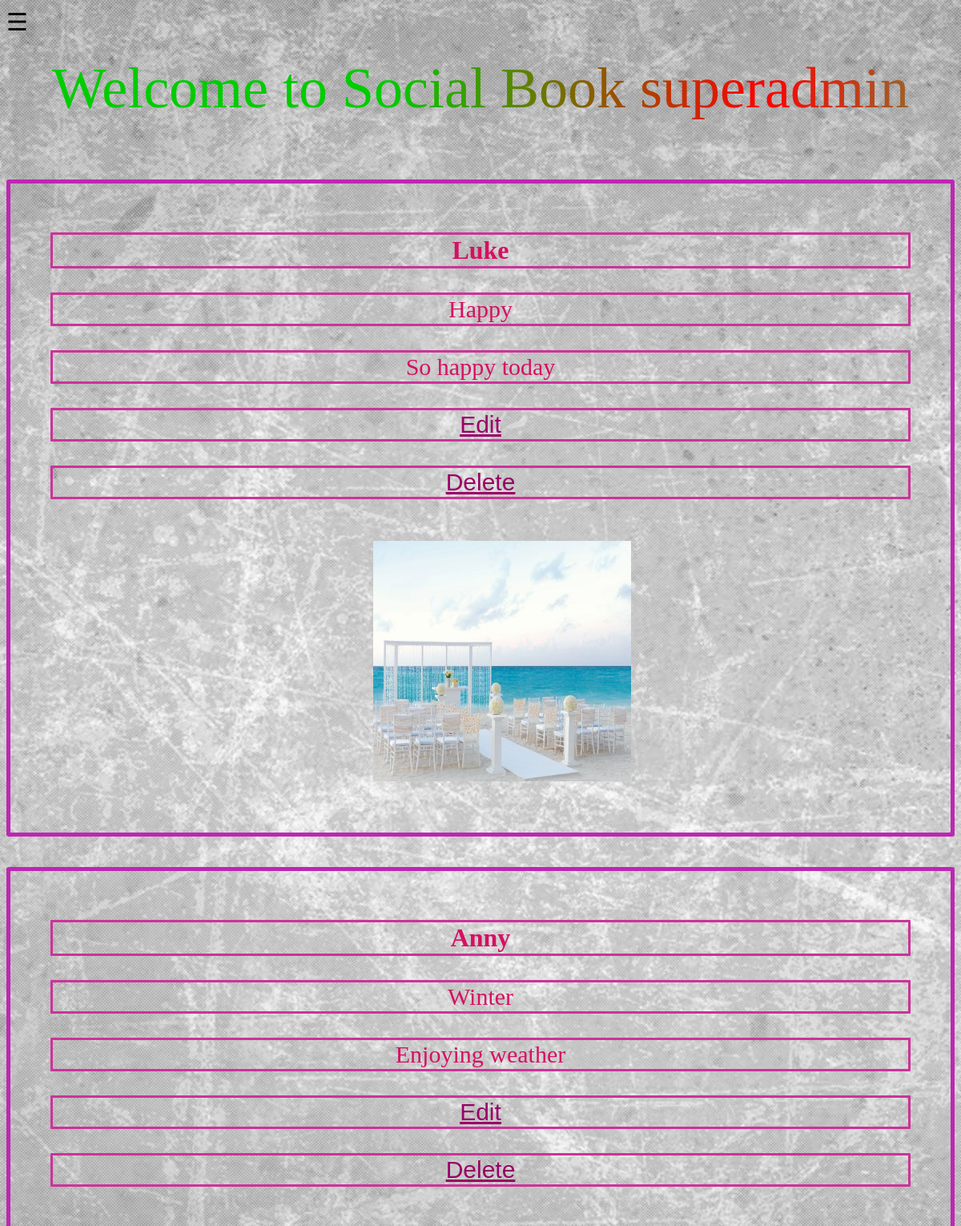
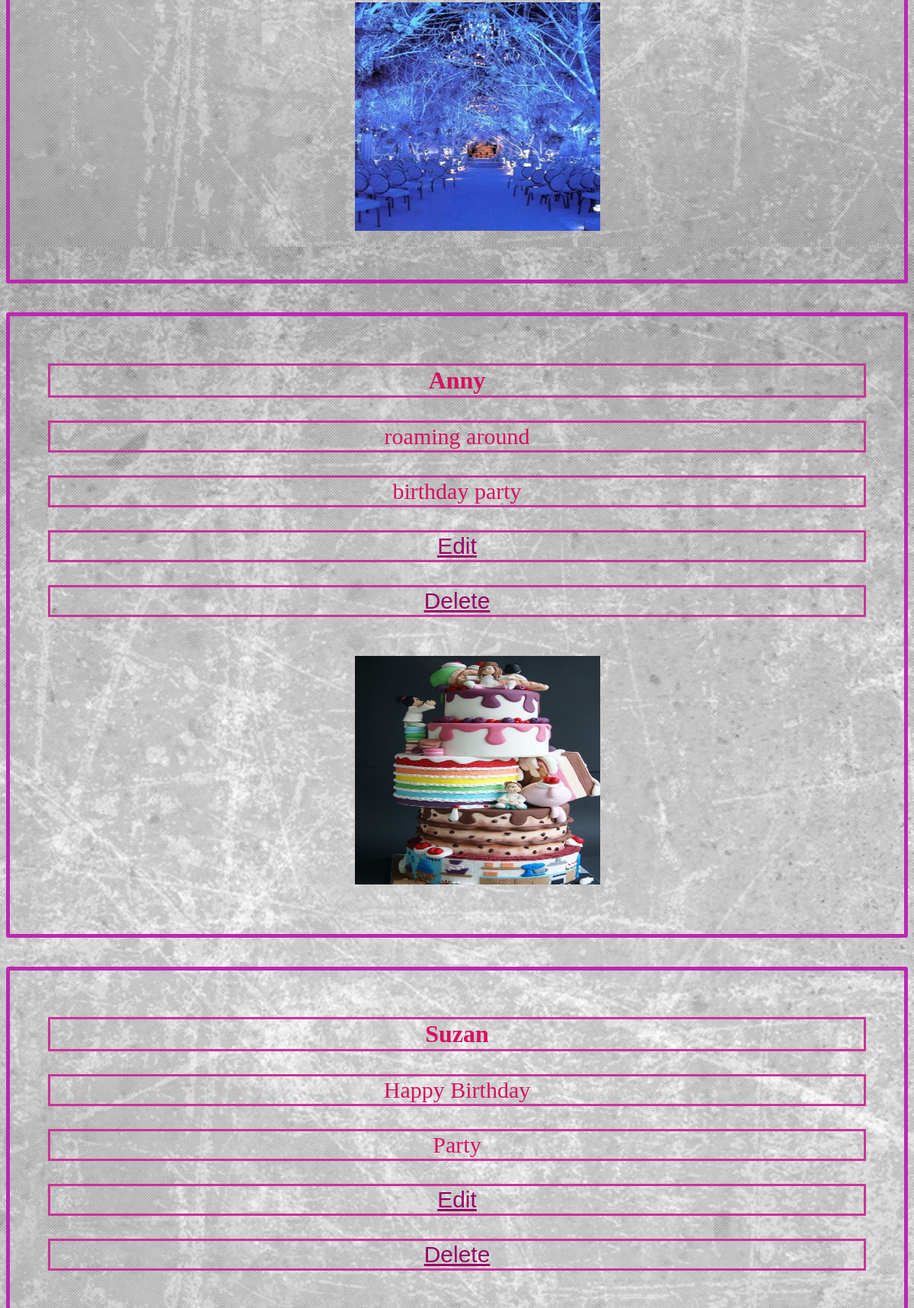
The app's page / (signed in, upper part) with its own data (2 pictures, top to bottom).
### myapp/models.py (models this page shows, shortened)
class Post(models.Model):
    user = models.ForeignKey(Member, on_delete=models.CASCADE)
    post_title = models.CharField(max_length=500, default="")
    post_desc = models.CharField(max_length=500, default="")
    post_date = models.DateField()
    image = models.ImageField(upload_to="media", default="")

class Member(models.Model):
    f_name = models.CharField(max_length=120, default="")
    l_name = models.CharField(max_length=120, default="")
    username = models.CharField(max_length=120, default="")
    email = models.EmailField(max_length=122, default="")
    phone_no = models.CharField(max_length=20,default="")
    password = models.CharField(max_length=90)
    def __str__(self):
        return self.username

### myapp/views.py (the view)
# urls.py: path('', views.index , name='index'),
def index(request):
    if request.user.is_anonymous:
        return render(request,'login.html')
    else:
        post = Post.objects.all()
        return render(request,'index.html', {'post': post})

### templates/index.html (shortened to what this page needs)
{% extends 'base.html' %}
{% block body %}
    <div class="col-md-12 ri">
<p class="linear-wipe"> Welcome to Social Book {{ request.user }}</p>
</div>
<div class="container-fluid">
        {% for post in post %}
        <div class= "a" style="text-align: center;">
         <h1 class= "c">{{post.user}}</h1>
        {% if user.is_authenticated %}
         <p class="font-size-regular c ">{{post.post_title}}</p>
        <p class= "c">{{post.post_desc}}</p>
            <p class= "c"><a  href="{% url 'edit' post.pk %}">Edit</a></p>
            <p class="c"><a href="{% url 'delete' post.pk %}">Delete</a></p>
        <img src="{{post.image.url}}" alt="Image"  class="img-fluid light box" data-lightbox="mygallary">
          </div>
            <br/>
            <br/>
        {% else %}
        <p>Register/Login to know more</p>
        {% endif %}
        {% endfor %}
</div>
{% endblock body %}

### templates/base.html (shortened to what this page needs)
<!DOCTYPE html>
<html>
<head>
</head>
<body>
<span style="font-size:30px;cursor:pointer; color: black" onclick="openNav()">&#9776;</span>
{% block body %}{% endblock body %}
</body>
</html>

### templates/base.html (style rules this page uses)
body { font-family: 'Lato', sans-serif; }

### templates/index.html (style rules this page uses)
body { font-family: "Lato", sans-serif; transition: background-color .5s; background-image:url(/media/media/6.jpg) }
.linear-wipe { font-size: 450%; font-family:Showcard Gothic; margin-top:2%; background: linear-gradient(to right, #0C0 20%, #F00 40%, #0F6 60%, #009 80%); background-size: 200% auto; text-align: center; color: #000; text-fill-color: transparent; -webkit-background-clip: text; -webkit-text-fill-color: transparent; animation: shine 2s linear infinite; }
a { color:#906; font-family: Arial, Helvetica, sans-serif; }
p { color:#906; font-family: "Bookman Old Style"; font-size: 30px }
h1 { color: #C03; font-family:Algerian; }
.img-fluid { margin-left: 5%; margin-bottom: 2%; margin-top: 2%; width:30%; height: 300px; }
.light { filter:grayscale(0); transition:1s; }
.a { border-color: #be26b3; border-width:5px; border-style:solid; padding-left:90px; padding:40px 50px; border-radius:3px; }
.c { border-width: 3px; border-color: #c39; border-style: solid; text-align: center; padding: 1px 0; border-radius: 1px 1px; color: #d70f62; }

### records on screen
Post: user "Luke", post_title "Happy", post_desc "So happy today", image (picture)
Post: user "Anny", post_title "Winter", post_desc "Enjoying weather", image (picture)
Post: user "Anny", post_title "roaming around", post_desc "birthday party", image (picture)
Post: user "Suzan", post_title "Happy Birthday", post_desc "Party"

### other values on screen
{{ request.user }} "superadmin"
